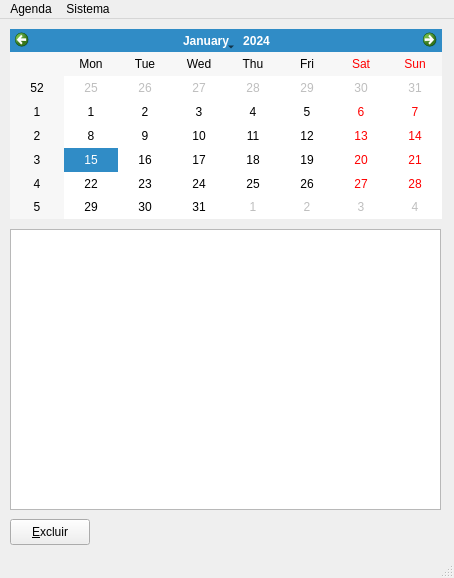
<?xml version="1.0" encoding="UTF-8"?>
<ui version="4.0">
 <class>MainWindow</class>
 <widget class="QMainWindow" name="MainWindow">
  <property name="geometry">
   <rect>
    <x>0</x>
    <y>0</y>
    <width>454</width>
    <height>578</height>
   </rect>
  </property>
  <property name="windowTitle">
   <string>Agenda</string>
  </property>
  <widget class="QWidget" name="centralwidget">
   <widget class="QCalendarWidget" name="calendario">
    <property name="geometry">
     <rect>
      <x>10</x>
      <y>10</y>
      <width>432</width>
      <height>190</height>
     </rect>
    </property>
   </widget>
   <widget class="QPushButton" name="excluir">
    <property name="geometry">
     <rect>
      <x>10</x>
      <y>500</y>
      <width>80</width>
      <height>26</height>
     </rect>
    </property>
    <property name="text">
     <string>&amp;Excluir</string>
    </property>
   </widget>
   <widget class="QListWidget" name="lista">
    <property name="geometry">
     <rect>
      <x>10</x>
      <y>210</y>
      <width>431</width>
      <height>281</height>
     </rect>
    </property>
    <property name="layoutMode">
     <enum>QListView::SinglePass</enum>
    </property>
   </widget>
  </widget>
  <widget class="QMenuBar" name="menubar">
   <property name="geometry">
    <rect>
     <x>0</x>
     <y>0</y>
     <width>454</width>
     <height>21</height>
    </rect>
   </property>
   <widget class="QMenu" name="menuAgenda">
    <property name="title">
     <string>Agenda</string>
    </property>
   </widget>
   <widget class="QMenu" name="menuSistema">
    <property name="title">
     <string>Sistema</string>
    </property>
    <addaction name="actionSair"/>
   </widget>
   <addaction name="menuAgenda"/>
   <addaction name="menuSistema"/>
  </widget>
  <widget class="QStatusBar" name="statusbar"/>
  <action name="actionSair">
   <property name="text">
    <string>Sair</string>
   </property>
  </action>
 </widget>
 <resources/>
 <connections/>
</ui>
